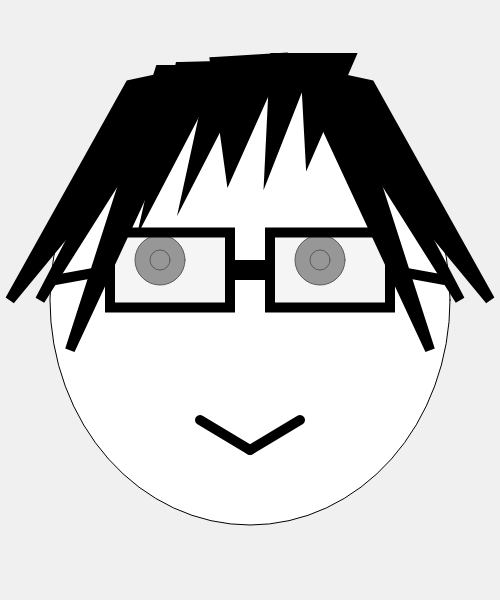
Frame 1 (no input)
Frame 60 (no input): identical to frame 1, image omitted
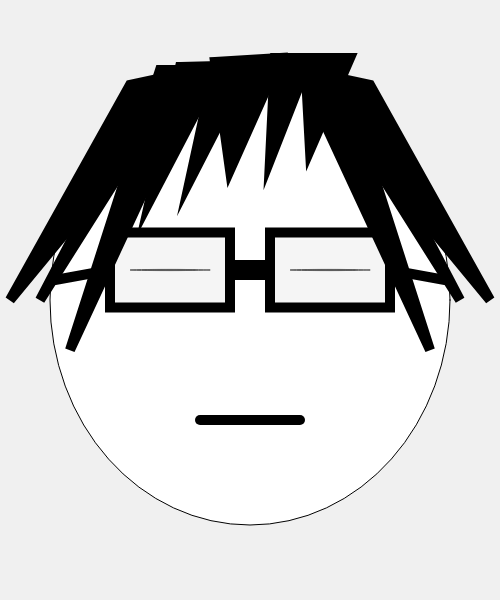
Frame 120 (the mouse pressed at the canvas centre since frame 60)

The p5.js sketch that drew these frames (run headless with seeded random() and noise() and a simulated clock; from frame 60 on, the mouse is pressed at the canvas centre):

// p5.js sketch
// ── sketch.js
/*
	self portrait with variables and interaction
	By Leping Jiang
	9/24/19
*/

var x = 250; //loction
var y = 300; //loction
var rightEyeX = 320; //right eye x location
var leftEyeX = 160; //left eye x location
var eyeY = 260; //eyes y location
var faceSizeWidth = 400; //face size width
var faceSizeHeight = 450; //face size height
var eyeSizeWidth = 40; //eye szie width
var eyeSizeHieght = 50; //eye szie height
var glassesSizeWidth = 40; //eye szie width
var glassesSizeHieght = 50; //eye szie height
var innerEyeStroke = 0; //inner eye stroke
var mouthMovementY = 30; //y location of mouth movement



function setup() {
	createCanvas(500, 600);
	frameRate(60);
}

function draw() {
	background(240);

	var eyeMovementX = map(mouseX, 0, width, 0, 20);
	var eyeMovementY = map(mouseY, 0, height, 0, 20);

	//var x = mouseX;
	//var y = mouseY;

	rectMode(CENTER);
	fill("white");
	strokeWeight(1);
	ellipse(x, y, faceSizeWidth, faceSizeHeight); //face

	strokeWeight(innerEyeStroke)
	ellipse(x - 90 + eyeMovementX, y - 40 + eyeMovementY, eyeSizeWidth * 2, eyeSizeHieght * 1.2); //inner eye
	ellipse(x + 70 + eyeMovementX, y - 40 + eyeMovementY, eyeSizeWidth * 2, eyeSizeHieght * 1.2);


	strokeWeight(1)
	fill(100, 100, 100); //eyes
	ellipse(leftEyeX + eyeMovementX, eyeY + eyeMovementY, eyeSizeWidth * 1.25, eyeSizeHieght);
	ellipse(rightEyeX + eyeMovementX, eyeY + eyeMovementY, eyeSizeWidth * 1.25, eyeSizeHieght);
	ellipse(leftEyeX + eyeMovementX, eyeY + eyeMovementY, eyeSizeWidth / 2, eyeSizeHieght / 5 * 2);
	ellipse(rightEyeX + eyeMovementX, eyeY + eyeMovementY, eyeSizeWidth / 2, eyeSizeHieght / 5 * 2);

	fill(230, 230, 230, 100); //glasses
	strokeWeight(10);
	rect(x - 80, y - 30, glassesSizeWidth * 3, glassesSizeHieght * 1.5);
	rect(x + 80, y - 30, glassesSizeWidth * 3, glassesSizeHieght * 1.5);

	rect(x, y - 30, glassesSizeWidth, glassesSizeHieght * 0.2); //glasses nose

	line(x - 140, y - 30, x - 195, y - 20); //glasses side support
	line(x + 140, y - 30, x + 195, y - 20);

	line(x, y + 120 + mouthMovementY, x - 50, y + 120); //mouth
	line(x, y + 120 + mouthMovementY, x + 50, y + 120);

	fill("black"); //hair
	triangle(x - 100, y - 210, x - 90, y - 190, x - 210, y);
	triangle(x - 110, y - 210, x - 100, y - 190, x - 205, y - 55);
	triangle(x - 120, y - 215, x - 50, y - 230, x - 240, y);
	triangle(x - 90, y - 230, x - 50, y - 230, x - 180, y + 50);
	triangle(x - 70, y - 233, x - 30, y - 234, x - 100, y - 100);
	triangle(x - 35, y - 235, x, y - 237, x - 60, y - 120);
	triangle(x - 35, y - 238, x + 30, y - 242, x - 20, y - 130);
	triangle(x + 25, y - 242, x + 60, y - 242, x + 20, y - 140);
	triangle(x + 55, y - 242, x + 100, y - 242, x + 60, y - 150);
	triangle(x + 100, y - 210, x + 90, y - 190, x + 210, y);
	triangle(x + 110, y - 210, x + 100, y - 190, x + 205, y - 55);
	triangle(x + 120, y - 215, x + 50, y - 230, x + 240, y);
	triangle(x + 90, y - 230, x + 50, y - 230, x + 180, y + 50);


	if (mouseIsPressed) {
		eyeSizeHieght = 1;
		eyeMovementX = 10;
		eyeMovementY = 10;
		mouthMovementY = 0;
		innerEyeStroke = 1;
	} else {
		eyeSizeHieght = 50;
		mouthMovementY = 30;
		innerEyeStroke = 0;
	}

/*	if (keyIsPressed) { 
		eyeSizeHieght = 1;
		mouthMovementY = 0;
		innerEyeStroke = 1;
	} else {
		eyeSizeHieght = 50;
		mouthMovementY = 30;
		innerEyeStroke = 0;
	}*/
}
